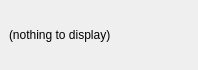
<?xml version="1.0" encoding="UTF-8"?>
<ui version="4.0">
 <class>DisplayWidget</class>
 <widget class="QDockWidget" name="DisplayWidget">
  <property name="geometry">
   <rect>
    <x>0</x>
    <y>0</y>
    <width>198</width>
    <height>70</height>
   </rect>
  </property>
  <property name="windowTitle">
   <string>DockWidget</string>
  </property>
  <widget class="QWidget" name="dockWidgetContents">
   <layout class="QVBoxLayout" name="verticalLayout">
    <item>
     <widget class="QLabel" name="label">
      <property name="text">
       <string>(nothing to display)</string>
      </property>
     </widget>
    </item>
   </layout>
  </widget>
 </widget>
 <resources/>
 <connections/>
</ui>
